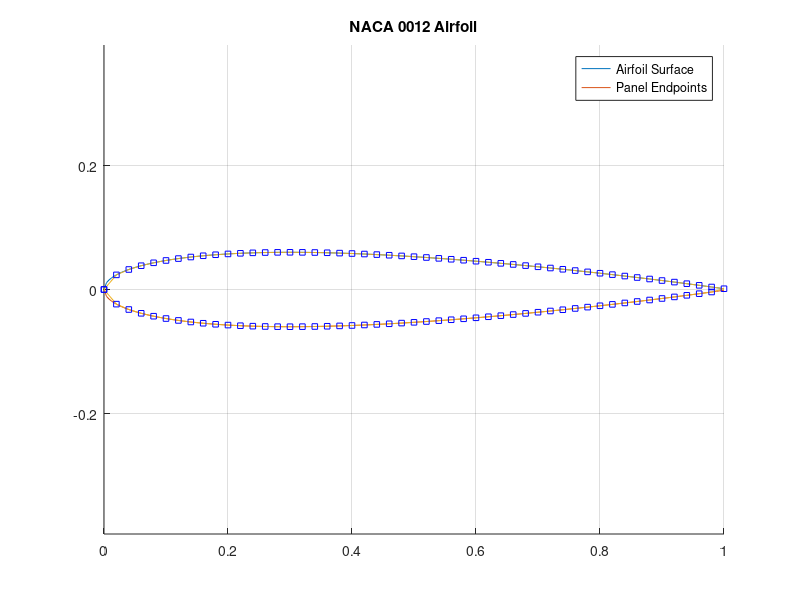
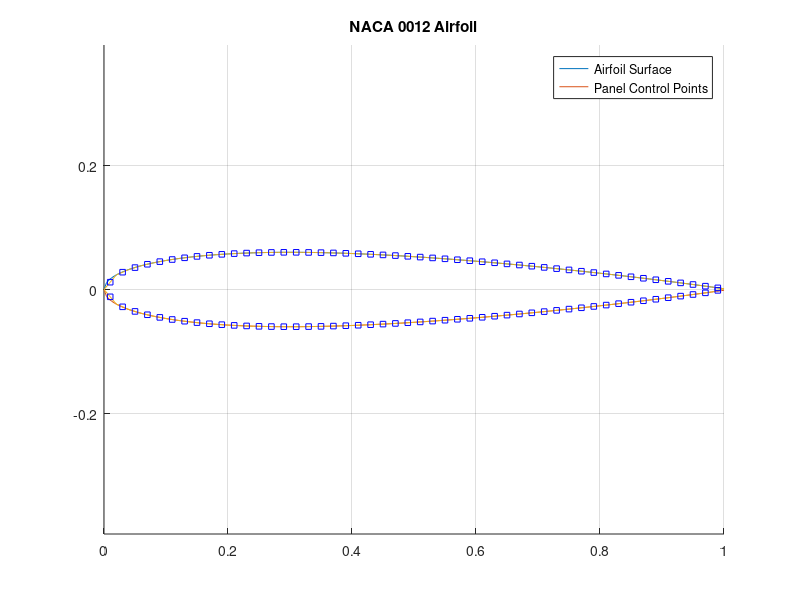
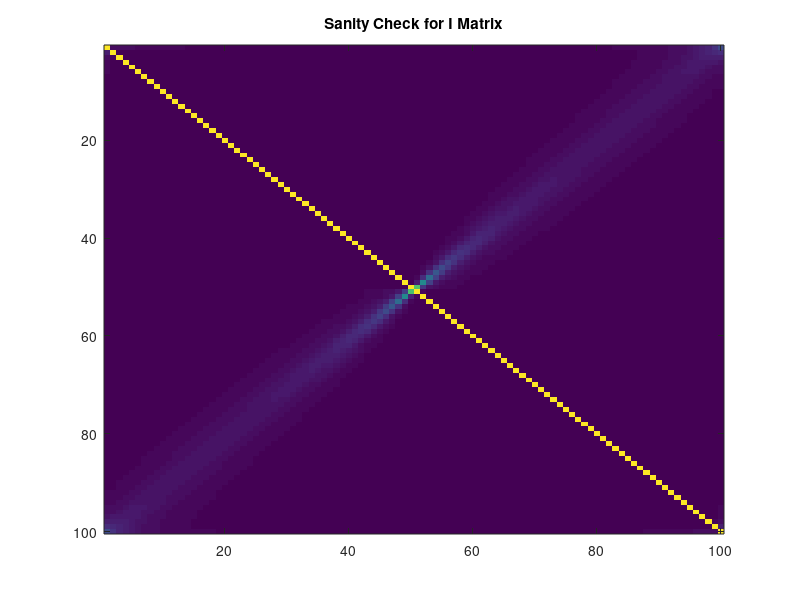
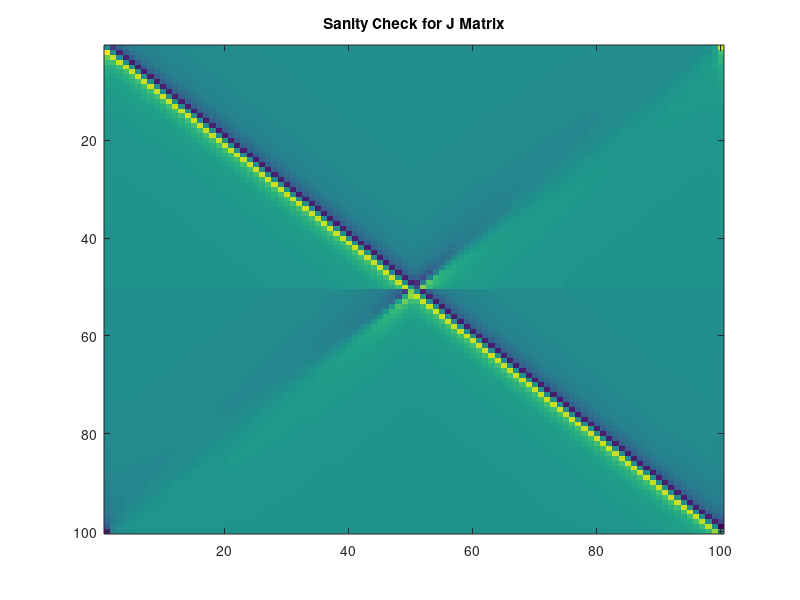

Write the MATLAB code that produced these figures, in order. (Note: this script raises an error after producing the figures.)
%% Zach Freyman - AEE342 Project 2
% Source Panel Method for NACA 0012 Airfoil

%% Initialization of key symbols and variables
close all;
clear


%% Generating Airfoil Plot

% Primary Simulation Settings
default = {'100', '0', '1', '12'}; % 
userinput = inputdlg({'Panel Count', 'Angle of Attack', 'Freestream Velocity', 'NACA Thickness (Last two digits)'}, 'Program Inputs', 1, default);
p = str2double(userinput{1});
alpha = str2double(userinput{2})*(2*pi)/360;
V_inf = str2double(userinput{3});
thickness = (str2double(userinput{4}))/100;

x = 0:2/p:1; % This array will be used again later for panel location hence the setup using panel number
f = 5 * thickness * (0.2969 .* sqrt(x) - 0.126 .* x - 0.3516 .* x.^2 + 0.2843 .* x.^3 - 0.1015 .* x.^4);
Y = zeros(p, 1);
X = linspace(0, 1, p/2);

% Analytical Solution of Airfoil Shape (Independent of panel count)
n = 500;
x1 = linspace(0, 1, n/2);
y_upper = 5 * thickness * (0.2969 .* sqrt(x1) - 0.126 .* x1 - 0.3516 .* x1.^2 + 0.2843 .* x1.^3 - 0.1015 .* x1.^4);
y_lower = -5 * thickness * (0.2969 .* sqrt(x1) - 0.126 .* x1 - 0.3516 .* x1.^2 + 0.2843 .* x1.^3 - 0.1015 .* x1.^4);

for i = 1:p + 1
    if i<= 0.5 * p + 1
        Y(i) = f(i);
        X(i) = x(i);
    else
        Y(i) = -1 .* f(p + 2 - i);
        X(i) = x(p + 2 - i);
    end
end

% Plotting Airfoil with Panel Endpoints
figure(1)
hold on
plot(x1, y_upper)
plot(x1, y_lower)
plot(X, Y)
plot(X, Y, 'bs', 'MarkerSize', 4)
grid on
axis equal
hold off
title('NACA 0012 Airfoil')
legend('Airfoil Surface','Panel Endpoints')

%% Setting up control points and establishing panel lengths
dx = zeros(p, 1);
dy = zeros(p, 1);
Xc = zeros(p, 1);
Yc = zeros(p, 1);
Length = zeros(p, 1);
phi = zeros(p, 1);
beta = zeros(p, 1);

for i = 1:p
    dx(i) = X(i+1) - X(i);
    dy(i) = Y(i+1) - Y(i);
    Xc(i) = X(i) + 0.5 * dx(i);
    Yc(i) = Y(i) + 0.5 * dy(i);
    Length(i) = sqrt(dx(i).^2 + dy(i).^2);
    phi(i) = atan2(dy(i), dx(i));
    beta(i) = phi(i) + pi/2 - alpha;
end

% Plotting Airfoil with Panel Control Points
figure(2)
hold on
plot(x1, y_upper)
plot(x1, y_lower)
plot(X, Y)
plot(Xc, Yc, 'bs', 'MarkerSize', 4)
grid on
axis equal
hold off
title('NACA 0012 Airfoil')
legend('Airfoil Surface','Panel Control Points')

%% Creating Influence Coefficient Matrix (I)
% Setting up coefficents and Matrices
I = zeros(p);
J = zeros(p);
A = zeros(p);
B = zeros(p);
C = zeros(p);
D = zeros(p);
E = zeros(p);

for i = 1:p
    for j = 1:p
        A(i,j) = -1 * (Xc(i) - X(j)) * cos(phi(j)) - (Yc(i) - Y(j)) * sin(phi(j));
        B(i,j) = (Xc(i) - X(j))^2 + (Yc(i) - Y(j))^2;
        C(i,j) = sin(phi(i) - phi(j));
        D(i,j) = (Yc(i) - Y(j)) * cos(phi(i)) - (Xc(i) - X(j)) * sin(phi(i));
        E(i,j) = (Xc(i) - X(j)) * sin(phi(j)) - (Yc(i) - Y(j)) * cos(phi(j));
        if i == j
            I(i,j) = ((1)/(2*pi))*pi;
        else
            I(i,j) = ((1)/(2*pi))*((C(i,j)/2)*log((Length(j)^2 + 2 * A(i,j) * Length(j) + B(i,j))/(B(i,j))) + ((D(i,j) - A(i,j) * C(i,j))/(E(i,j))) * (atan((Length(j) + A(i,j))/(E(i,j))) - atan(A(i,j)/E(i,j))));
        end
    end
end

%% Solving for Source Strengths
n_velocity = -1 * V_inf * cos(beta);
t_velocity = V_inf * sin(beta);

lambda = mldivide(I, n_velocity);

%% Creating Influence Coefficient Matrix (J)

for i = 1:p
    for j = 1:p
        if i == j
            J(i,j) = 0;
        else
            J(i,j) = (D(i,j) - A(i,j) * C(i,j))/(2 * E(i,j)) * log((Length(j)^2 + 2 * A(i,j) * Length(j) + B(i,j)) / (B(i,j))) - C(i,j) * (atan((Length(j) + A(i,j)) / (E(i,j))) - atan((A(i,j))/(E(i,j))));
        end

    end
end

V_tan = J * lambda(:) * (1/(2*pi)) + t_velocity;

Cp = zeros(1,p);
for i = 1:p
    Cp(i) = 1 - ((V_tan(i) / V_inf).^2);
end

mass_flux = 0;
for i = 1:p
    mass_flux = mass_flux + lambda(i) .* Length(i); 
end

disp(mass_flux)

%% Plotting

% Sanity Checks for Matrices
figure(3)
imagesc(I)
title('Sanity Check for I Matrix')
figure(4)
imagesc(J)
title('Sanity Check for J Matrix')

% Chord vs. Source Strength
figure(5)
plot(Xc, lambda)
title('Chord vs. Source Strength (Lambda)')
xlabel('X/c')
ylabel('Lambda')
%xlim([-0.1, 1.1])
%ylim([-0.3, 1.4])

% Chord vs. Coefficient of Pressure
figure(6)
plot(Xc, Cp)
set(gca, "YDir", "reverse")
title('Chord vs. Coefficient of Pressure')
xlabel('X/c')
ylabel('Coefficient of Pressure')

%% Streamline Plot

[x_grid, y_grid] = meshgrid(-0.1:0.01:1.1, -0.4:0.001:0.4);


u = V_inf * cos(alpha);
v = V_inf * sin(alpha);

for i = 1:p
    u = u + ((lambda(i))./(2 * pi)) .* ((x_grid - Xc(i))./((x_grid - Xc(i)).^2 + (y_grid - Yc(i)).^2)) .* Length(i);
    v = v + ((lambda(i))./(2 * pi)) .* ((y_grid - Yc(i))./((x_grid - Xc(i)).^2 + (y_grid - Yc(i)).^2)) .* Length(i);
end

figure(7)
hold on
streamslice(x_grid, y_grid, u, v, 7)
plot(x1, y_upper, 'k', 'LineWidth', 2)
plot(x1, y_lower, 'k', 'LineWidth', 2)
xlim([-0.1, 1.1])
ylim([-0.4, 0.4])
hold off

